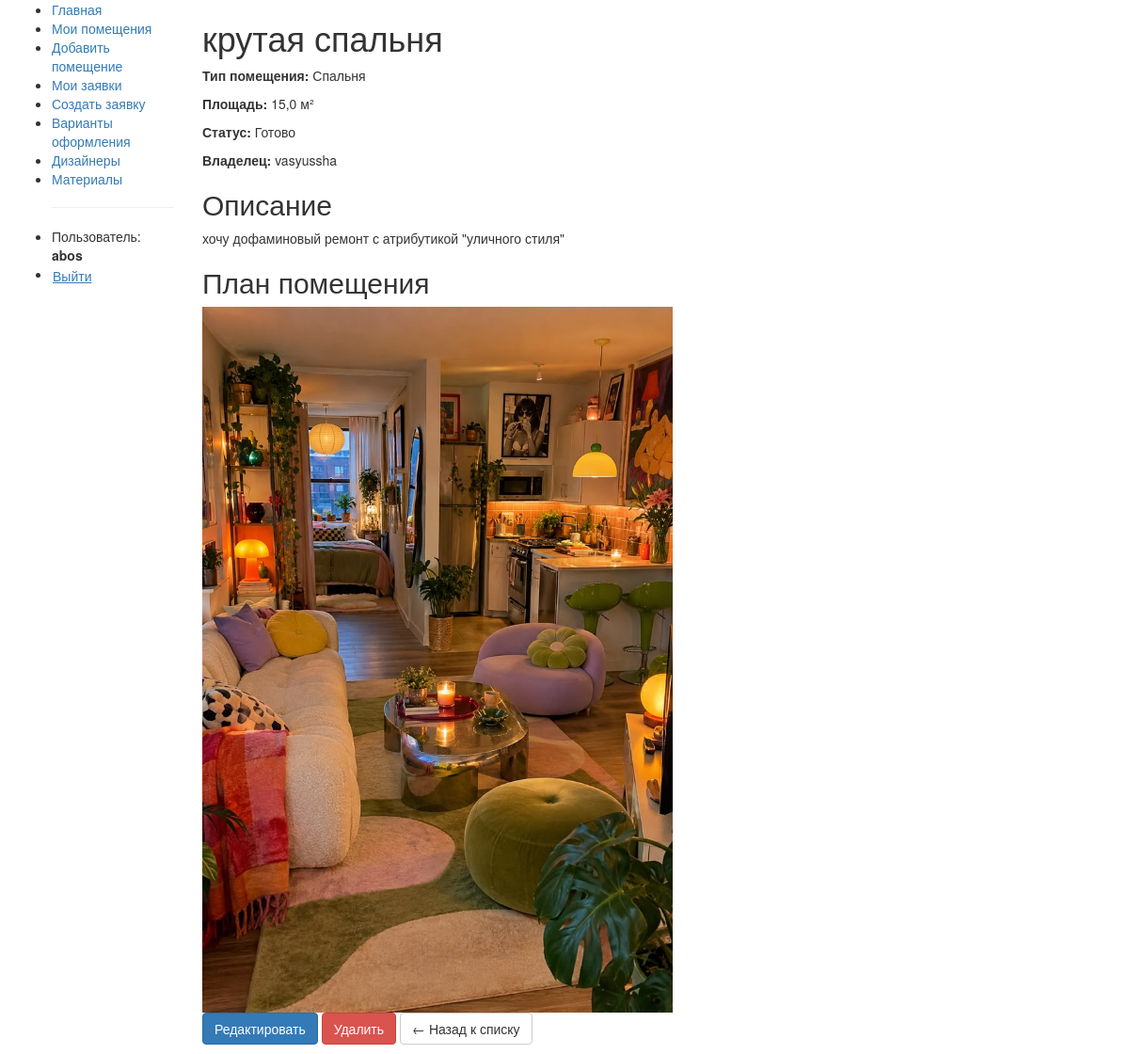
Page /room/7642e4db-9494-4ea0-a01f-8f89e3338512/ (signed in) on the committed database.
### studio/models.py (models this page shows, shortened)
class Room(models.Model):
    id = models.UUIDField(primary_key=True, default=uuid.uuid4, editable=False)
    user = models.ForeignKey(
        User,
        on_delete=models.CASCADE,
        verbose_name="Пользователь",
        related_name='rooms'
    )
    title = models.CharField(max_length=200, verbose_name="Название помещения")
    room_type = models.CharField(
        max_length=50,
        choices=[
            ('living', 'Гостиная'),
            ('bedroom', 'Спальня'),
            ('kitchen', 'Кухня'),
            ('bathroom', 'Ванная'),
            ('office', 'Кабинет'),
            ('other', 'Другое'),
        ],
        verbose_name="Тип помещения"
    )
    area = models.FloatField(verbose_name="Площадь (м²)", null=True, blank=True)
    description = models.TextField(
        blank=True,
        verbose_name="Описание пожеланий",
        help_text="Опишите, как вы хотите оформить это помещение"
    )
    plan_image = models.ImageField(
        upload_to='room_plans/',
        verbose_name="План помещения",
        help_text="Загрузите план или фото помещения"
    )
    created_at = models.DateTimeField(auto_now_add=True, verbose_name="Дата создания")
    updated_at = models.DateTimeField(auto_now=True, verbose_name="Дата обновления")
    STATUS_CHOICES = (
        ('new', 'Новое'),
        ('in_progress', 'В работе'),
        ('done', 'Готово'),
    )
    status = models.CharField(
        max_length=15,
        choices=STATUS_CHOICES,
        default='new',
        verbose_name="Статус"
    )
    class Meta:
        ordering = ['-created_at']
        verbose_name = "Помещение"
        verbose_name_plural = "Помещения"
        permissions = (("can_make_proposal", "Предлагать варианты оформления"),)

### studio/views.py (the view)
# urls.py: path('room/<uuid:pk>/', views.RoomDetailView.as_view(), name='room-detail'),
class RoomDetailView(LoginRequiredMixin, generic.DetailView):
    model = Room
    template_name = 'studio/room_detail.html'
    context_object_name = 'room'

### studio/templates/studio/room_detail.html
{% extends "base_generic.html" %}
{% block content %}
<h1>{{ room.title }}</h1>
<p><strong>Тип помещения:</strong> {{ room.get_room_type_display }}</p>
<p><strong>Площадь:</strong> {{ room.area }} м²</p>
<p><strong>Статус:</strong> {{ room.get_status_display }}</p>
<p><strong>Владелец:</strong> {{ room.user.username }}</p>
{% if room.description %}
<h2>Описание</h2>
<p>{{ room.description }}</p>
{% endif %}
{% if room.plan_image %}
<h2>План помещения</h2>
<img src="{{ room.plan_image.url }}" alt="План помещения" style="max-width: 500px;">
{% endif %}
<p>
    <a href="{% url 'room-update' room.id %}" class="btn btn-primary">Редактировать</a>
    <a href="{% url 'room-delete' room.id %}" class="btn btn-danger">Удалить</a>
    <a href="{% url 'rooms' %}" class="btn btn-default">← Назад к списку</a>
</p>
{% endblock %}

### studio/templates/base_generic.html (shortened to what this page needs)
<!DOCTYPE html>
<html lang="ru">
<head>
    <link rel="stylesheet" href="https://maxcdn.bootstrapcdn.com/bootstrap/3.3.7/css/bootstrap.min.css">
    {% load static %}
    <link rel="stylesheet" href="{% static 'css/styles.css' %}">
</head>
<body>
    <div class="container-fluid">
        <div class="row">
            <div class="col-sm-2">
                <ul class="sidebar-nav">
                    <li><a href="{% url 'index' %}">Главная</a></li>
                    {% if user.is_authenticated %}
                        <li><a href="{% url 'rooms' %}">Мои помещения</a></li>
                        <li><a href="{% url 'room-create' %}">Добавить помещение</a></li>
                        <li><a href="{% url 'my-requests' %}">Мои заявки</a></li>
                        <li><a href="{% url 'request-create' %}">Создать заявку</a></li>
                        <li><a href="{% url 'proposals' %}">Варианты оформления</a></li>
                        <li><a href="{% url 'designers' %}">Дизайнеры</a></li>
                        <li><a href="{% url 'materials' %}">Материалы</a></li>
                        <hr>
                        <li>Пользователь: <strong>{{ user.username }}</strong></li>
                        <li>
                            <form method="post" action="{% url 'logout' %}" style="display:inline;">
                                <button type="submit" class="btn btn-link" style="padding: 0; text-decoration: underline;">Выйти</button>
                            </form>
                        </li>
                    {% else %}
                        <hr>
                        <li><a href="{% url 'login' %}">Войти</a></li>
                        <li><a href="{% url 'register' %}">Регистрация</a></li>
                    {% endif %}
                </ul>
            </div>
            <div class="col-sm-10">
                {% block content %}{% endblock %}
            </div>
        </div>
    </div>
</body>
</html>

### rows in the picture
Room: title "крутая спальня", room_type "Спальня", area "15,0", status "Готово", user.username "vasyussha", description "хочу дофаминовый ремонт с атрибутикой \"уличного стиля\"", plan_image (picture)

### other values in the picture
{{ user.username }} "abos"
